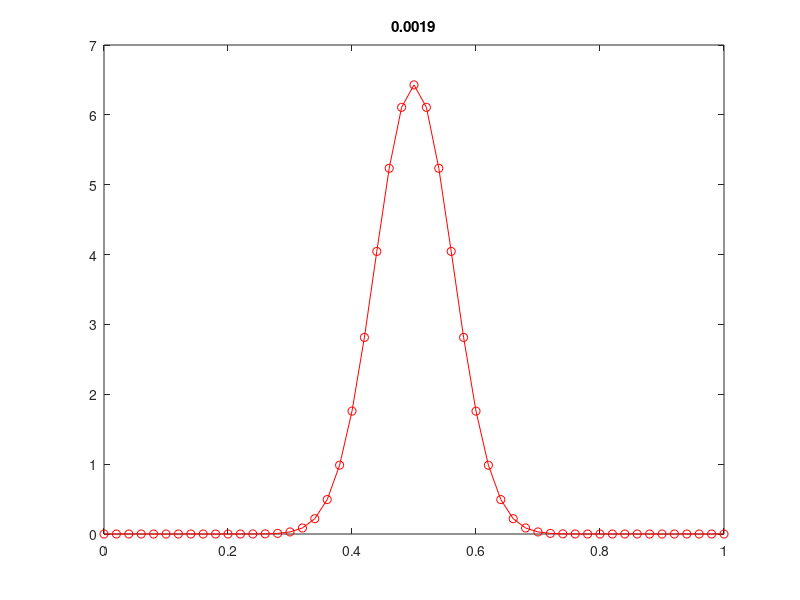

Here is the MATLAB script that generated this plot:
clear

kappa=1;   % thermal conductivity
tau=1e-4;  % time-step
h=0.02;    % spatial-step

% Extent of the system
x=0:h:1;
m=length(x);

% Matrix for the second-derivative term
D=-2*eye(m);
D=D+diag(ones(m-1,1),+1);
D=D+diag(ones(m-1,1),-1);
D=D*kappa*tau/(h*h);

% Boundary conditions (Dirichlet; i.e. constant value)
D(1,:)=0;
D(m,:)=0;

% The update matrix
A=eye(m) + D;

% Initial conditions
temp=zeros(m,1);
temp(round(m/2))=1/h;

time=0;
while (time<=0.002)
    plot(x,temp,'ro-')   % plot the temperature
    title(time)          % display current time
    pause(0.5)

    time=time+tau;   % update the time
    temp=A*temp;     % update the temperature
    temp(1) = temp(2);
end
